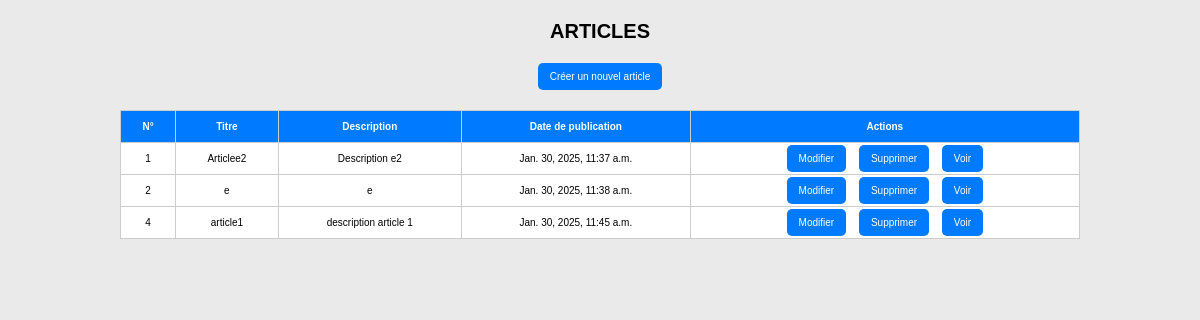
Page /list on the earlier database version.
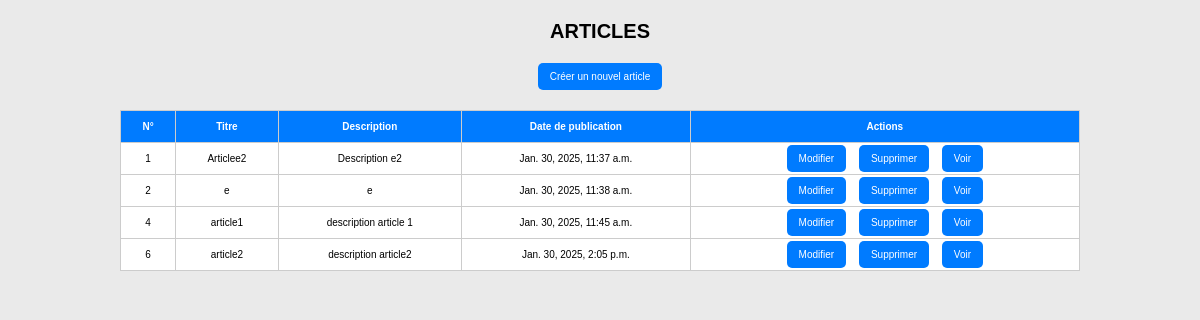
Same page on the later database version.
### my_apps/models.py (models this page shows, shortened)
class Article(models.Model):
    titre = models.CharField(max_length=100)
    contenu = models.TextField()
    date_publication = models.DateTimeField(auto_now_add=True)

### my_apps/views.py (the view)
# urls.py: path('list', views.article_list, name='article_list'),
def article_list(request):
    articles = Article.objects.all()
    return render(request,'article/article_list.html',{'article':articles})

### templates/article/article_list.html (shortened to what this page needs)
{% extends 'base.html' %}
{% block content %}
<h1>Articles</h1>
<a href="{% url 'article_create' %}" class="create-btn">Créer un nouvel article</a>
<table>
    <tr>
        <th>N°</th>
        <th>Titre</th>
        <th>Description</th>
        <th>Date de publication</th>
        <th>Actions</th>
    </tr>
    {% for article in article %}
        <tr>
            <td>{{ article.id }}</td>
            <td>{{ article.titre }}</td>
            <td>{{ article.contenu }}</td>
            <td>{{ article.date_publication }}</td>
            <td class="actions">
                <a href="{% url 'article_update' article.id %}">Modifier</a>
                <a href="{% url 'article_delete' article.id %}">Supprimer</a>
                <a href="{% url 'article_detail' article.id %}">Voir</a>
            </td>
        </tr>
    {% empty %}
        <tr>
            <td colspan="5">Aucun article disponible.</td>
        </tr>
    {% endfor %}
</table>
{% endblock %}

### templates/base.html (shortened to what this page needs)
<!DOCTYPE html>
<html lang="en">
<head>
</head>
<body>
    {% block content %}
    {% endblock %}
</body>
</html>

### templates/article/article_list.html (style rules this page uses)
body { margin: 0; padding: 0; background-color: #eaeaea; font-family: Arial, sans-serif; font-size: 10px; }
h1 { text-transform: uppercase; text-align: center; margin-top: 20px; }
a { text-decoration: none; color: white; background-color: #007bff; padding: 8px 12px; border-radius: 5px; }
table { width: 80%; margin: 20px auto; border-collapse: collapse; background-color: white; }
th, td { padding: 10px; border: 1px solid #ccc; text-align: center; }
th { background-color: #007bff; color: white; }
.actions a { margin: 0 5px; }
.create-btn { display: block; width: fit-content; margin: 20px auto; }

Differences in the rows shown:
added Article: id "6", titre "article2", contenu "description article2", date_publication "Jan. 30, 2025, 2:05 p.m."
